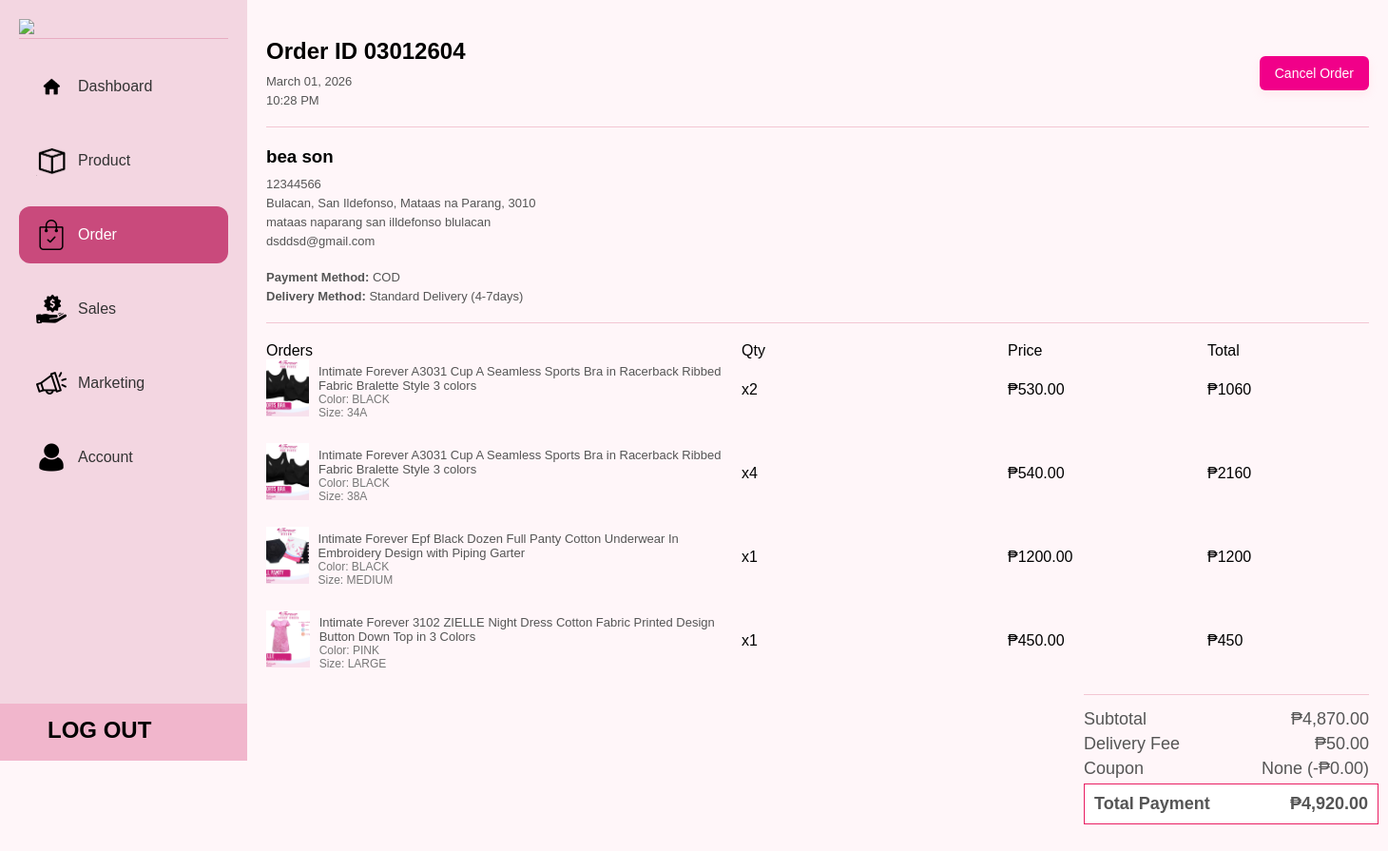
Before: /ADMIN/HTML/order-view.php?id=4 with the older database file.
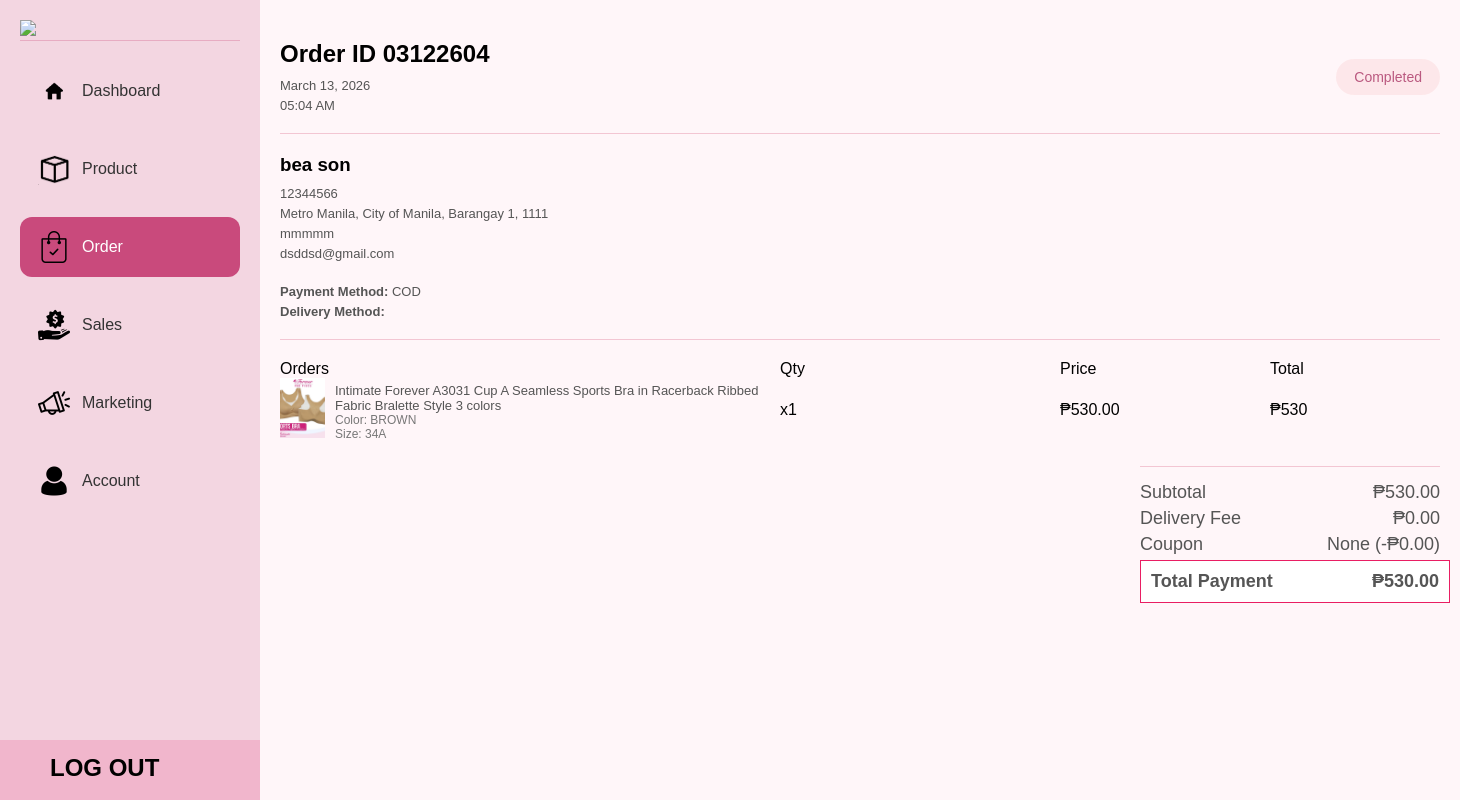
After: the same page with the newer database file.
### tables this page shows
CREATE TABLE `orders` (
  `id` int(11) NOT NULL,
  `order_code` varchar(20) DEFAULT NULL,
  `first_name` varchar(100) DEFAULT NULL,
  `last_name` varchar(100) DEFAULT NULL,
  `email` varchar(100) DEFAULT NULL,
  `phone` varchar(20) DEFAULT NULL,
  `province` varchar(100) DEFAULT NULL,
  `city` varchar(100) DEFAULT NULL,
  `barangay` varchar(100) DEFAULT NULL,
  `postal` varchar(10) DEFAULT NULL,
  `full_address` text DEFAULT NULL,
  `payment_method` varchar(50) DEFAULT NULL,
  `delivery_method` varchar(50) DEFAULT NULL,
  `subtotal` decimal(10,2) DEFAULT NULL,
  `delivery_fee` decimal(10,2) DEFAULT NULL,
  `total` decimal(10,2) DEFAULT NULL,
  `created_at` datetime DEFAULT current_timestamp(),
  `status` varchar(50) DEFAULT 'To Ship',
  `postal_code` varchar(20) DEFAULT NULL,
  `profile_img` varchar(255) DEFAULT NULL,
  `coupon` decimal(10,2) DEFAULT 0.00,
  `coupon_code` varchar(100) DEFAULT NULL,
  `refund_date` datetime DEFAULT NULL,
  `refund_message` text DEFAULT NULL,
  `refund_images` text DEFAULT NULL
);

CREATE TABLE `order_items` (
  `id` int(11) NOT NULL,
  `order_id` int(11) DEFAULT NULL,
  `product_name` varchar(255) DEFAULT NULL,
  `price` decimal(10,2) DEFAULT NULL,
  `qty` int(11) DEFAULT NULL,
  `size` varchar(50) DEFAULT NULL,
  `color` varchar(50) DEFAULT NULL,
  `image` text DEFAULT NULL,
  `product_id` int(11) DEFAULT NULL,
  `reviewed` tinyint(1) DEFAULT 0
);

### ADMIN/HTML/order-view.php (the view, shortened to what this page needs)
<?php
include "../../config/db.php";
$order_id = $_GET['id'] ?? 0;
$order = $conn->query("SELECT * FROM orders WHERE id = $order_id")->fetch_assoc();
$items = $conn->query("SELECT * FROM order_items WHERE order_id = $order_id");
?>
<!DOCTYPE html>
<html lang="en">
<head>
  <link rel="stylesheet" href="../CSS/order-view.css">
  <link rel="stylesheet" href="https://cdn.jsdelivr.net/npm/flatpickr/dist/flatpickr.min.css">
</head>
<body>
<div class="container">
<aside class="sidebar">
  <div class="logo">
    <img src="../PICTURE/logo.png">
  </div>
  <nav class="menu">
    <a href="dashboard.html">
      <img src="../PICTURE/home logo.png" class="menu-icon">
      Dashboard
    </a>
    <a href="product.php">
      <img src="../PICTURE/product logo.png" class="menu-icon">
      Product
    </a>
    <a href="order.php" class="active">
      <img src="../PICTURE/ORDER LOGO.webp" class="menu-icon">
      Order
    </a>
    <a href="sales.php">
      <img src="../PICTURE/SALES LOGO.png" class="menu-icon">
      Sales
    </a>
    <a href="marketing.php">
      <img src="../PICTURE/MARKETING LOGO.png" class="menu-icon">
      Marketing
    </a>
    <a href="account.php">
      <img src="../PICTURE/ACCOUNT LOGO.png" class="menu-icon">
      Account
    </a>
  </nav>
  <div class="logout-bar">
    <div class="logout-content">
      <span class="logout-text">LOG OUT</span>
    </div>
  </div>
</aside>
<main class="main">
<div class="section order-header-flex">
<div>
  <h2>Order ID <?= $order['order_code'] ?? $order['id'] ?></h2>
    <p><?= date("F d, Y", strtotime($order['created_at'] ?? 'now')) ?></p>
    <p><?= date("h:i A", strtotime($order['created_at'] ?? 'now')) ?></p>
  </div>
<?php
$status = $order['status'];
?>
<?php if ($status === 'Request Return'): ?>
  <button class="approve-btn" onclick="approveRefund(<?= $order['id'] ?>)">
    Approve Refund
  </button>
<?php elseif ($status === 'Waiting to Refund'): ?>
  <button class="refund-btn" onclick="processRefund(<?= $order['id'] ?>)">
    Process Refund
  </button>
<?php elseif ($status === 'Refunded'): ?>
  <button class="disabled-btn" disabled>
    Refunded
  </button>
<?php elseif ($status === 'Completed'): ?>
  <button class="disabled-btn" disabled>
    Completed
  </button>
<?php elseif ($status === 'Shipping' || $status === 'Shipped'): ?>
  <button class="disabled-btn" disabled>
    In Delivery
  </button>
<?php elseif ($status === 'Cancel'): ?>
  <button class="disabled-btn" disabled>
    Cancelled
  </button>
<?php else: ?>
  <button class="cancel-btn" onclick="cancelOrder(<?= $order['id'] ?>)">
    Cancel Order
  </button>
<?php endif; ?>
</div>
<div class="section">
  <h3><?= $order['first_name'] ?> <?= $order['last_name'] ?></h3>
  <p><?= $order['phone'] ?></p>
  <p>
  <?= $order['province'] ?? '' ?>,
  <?= $order['city'] ?? '' ?>,
  <?= $order['barangay'] ?? '' ?>,
  <?= $order['postal_code'] ?? '' ?>
</p>
<p>
  <?= $order['full_address'] ?? '' ?>
</p>
  <p><?= $order['email'] ?></p>
  <br>
  <p><strong>Payment Method:</strong> <?= $order['payment_method'] ?? '' ?></p>
  <p><strong>Delivery Method:</strong> <?= $order['delivery_method'] ?? '' ?></p>
</div>
  <div class="section">
  <div class="order-header">
    <span>Orders</span>
    <span>Qty</span>
    <span>Price</span>
    <span>Total</span>
  </div>
<?php
$total = 0;
while ($item = $items->fetch_assoc()):
  $itemTotal = $item['price'] * $item['qty'];
  $total += $itemTotal;
?>
<div class="order-item">
  <div class="product">
    <div class="img">
      <img src="../../uploads/<?= $item['image'] ?>"
      style="width:100%; height:100%; object-fit:cover;">
    </div>
    <div>
      <p><?= $item['product_name'] ?></p>
      <small>Color: <?= $item['color'] ?></small>
      <small>Size: <?= $item['size'] ?></small>
    </div>
  </div>
  <div class="qty">x<?= $item['qty'] ?></div>
  <div class="price">₱<?= $item['price'] ?></div>
  <div class="total">₱<?= $itemTotal ?></div>
</div>
<?php endwhile; ?>
<?php
$deliveryFee = isset($order['delivery_fee']) ? $order['delivery_fee'] : 0;
$coupon = isset($order['coupon']) ? $order['coupon'] : 0;
$couponCode = isset($order['coupon_code']) ? $order['coupon_code'] : '';
$totalIncome = $total + $deliveryFee - $coupon;
?>
<div class="summary">
  <p class="total">
    <span>Subtotal</span>
    <span>₱<?= number_format($total, 2) ?></span>
  </p>
  <p>
    <span>Delivery Fee</span>
    <span>₱<?= number_format($deliveryFee, 2) ?></span>
  </p>
  <p>
    <span>Coupon</span>
    <span>
      <?= $couponCode ? $couponCode : 'None' ?>
      (-₱<?= number_format($coupon, 2) ?>)
    </span>
  </p>
  <p class="income">
    <span>Total Payment</span>
    <span>₱<?= number_format($totalIncome, 2) ?></span>
  </p>
</div>
  </div>
</div>
</body>
</html>

Changed rows visible on the page:
no longer on this page (row edited): order_items: image (picture), product_name "Intimate Forever A3031 Cup A Seamless Sports Bra in Racerback Ribbed Fabric Bralette Style 3 colors", color "BLACK", size "34A", qty "2", price "530.00", itemTotal "1060"
no longer on this page (row edited): order_items: image (picture), product_name "Intimate Forever A3031 Cup A Seamless Sports Bra in Racerback Ribbed Fabric Bralette Style 3 colors", color "BLACK", size "38A", qty "4", price "540.00", itemTotal "2160"
no longer on this page (row edited): order_items: image (picture), product_name "Intimate Forever Epf Black Dozen Full Panty Cotton Underwear In Embroidery Design with Piping Garter", color "BLACK", size "MEDIUM", qty "1", price "1200.00", itemTotal "1200"
removed order_items: image (picture), product_name "Intimate Forever 3102 ZIELLE Night Dress Cotton Fabric Printed Design Button Down Top in 3 Colors", color "PINK", size "LARGE", qty "1", price "450.00", itemTotal "450"
changed orders "bea": order_code "03012604" → "03122604"; created_at "March 01, 2026" → "March 13, 2026"; created_at "10:28 PM" → "05:04 AM"; status "To Ship" → "Completed" (drawn); province "Bulacan" → "Metro Manila"; city "San Ildefonso" → "City of Manila"; barangay "Mataas na Parang" → "Barangay 1"; postal_code "3010" → "1111"; full_address "mataas naparang san illdefonso blulacan" → "mmmmm"; delivery_fee "50.00" → "0.00"; totalIncome "4,920.00" → "530.00"; delivery_method "Standard Delivery (4-7days)" → (not shown)
now on this page (row edited): order_items: image (picture), product_name "Intimate Forever A3031 Cup A Seamless Sports Bra in Racerback Ribbed Fabric Bralette Style 3 colors", color "BROWN", size "34A", qty "1", price "530.00", itemTotal "530"
Other visible differences:
$total: "4,870.00" → "530.00"
text no longer shown: "Cancel Order"
text now shown: "Completed"
